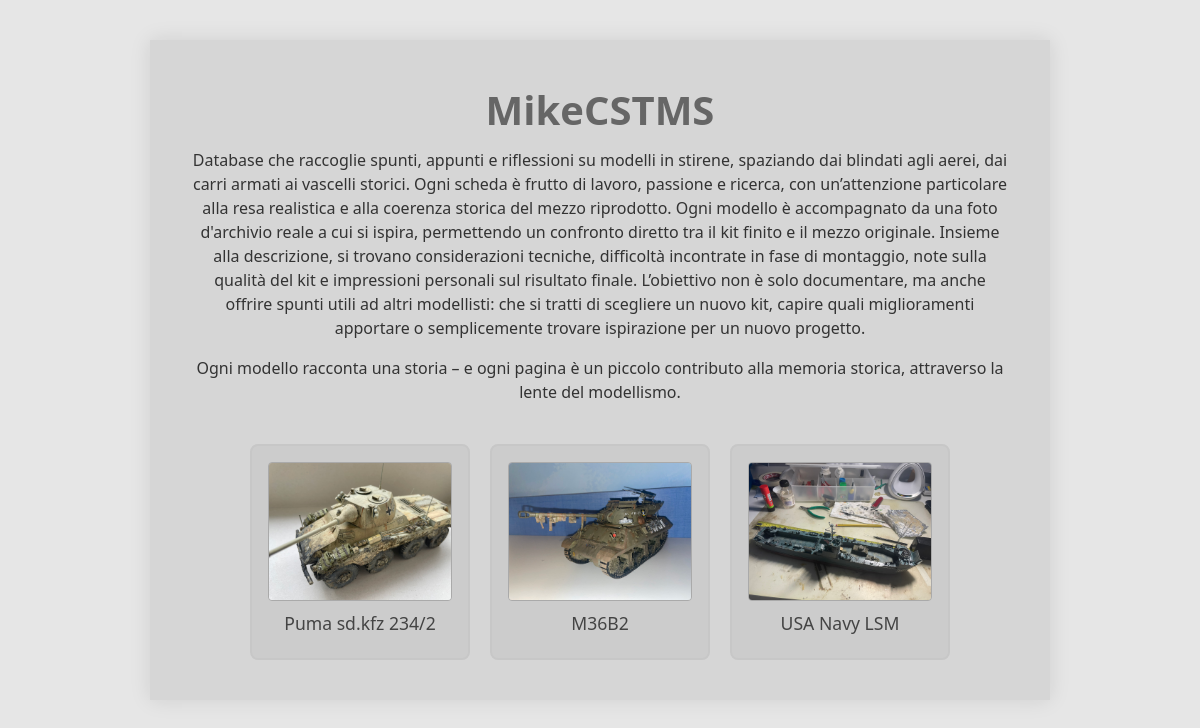
The page / on the database its author committed.
### tables this page shows
CREATE TABLE `modello` (
  `id` int(100) NOT NULL,
  `nome` varchar(30) NOT NULL COMMENT 'nome veicolo',
  `dati` varchar(50) NOT NULL COMMENT 'produttore e scala',
  `descrizione` varchar(2000) NOT NULL,
  `immagine1` varchar(100) NOT NULL COMMENT 'immagine modello',
  `immagine2` varchar(100) NOT NULL COMMENT 'immagine vera'
);

### index.php (the view, shortened to what this page needs)
<!DOCTYPE html>
<html class="main" data-bs-theme="light">
<head>
        <link href="https://cdn.jsdelivr.net/npm/bootstrap@5.3.3/dist/css/bootstrap.min.css" rel="stylesheet">
            <link rel="stylesheet" href="style.css">
      <link rel="stylesheet" href="blocco.css">
    </head>
<body>
        <div class="container">
<p class="titolo">MikeCSTMS</p>
<p class="sottotitolo">Database che raccoglie spunti, appunti e riflessioni su modelli in stirene, spaziando dai blindati agli aerei, dai carri armati ai vascelli storici. Ogni scheda è frutto di lavoro, passione e ricerca, con un’attenzione particolare alla resa realistica e alla coerenza storica del mezzo riprodotto. Ogni modello è accompagnato da una foto d'archivio reale a cui si ispira, permettendo un confronto diretto tra il kit finito e il mezzo originale. Insieme alla descrizione, si trovano considerazioni tecniche, difficoltà incontrate in fase di montaggio, note sulla qualità del kit e impressioni personali sul risultato finale. L’obiettivo non è solo documentare, ma anche offrire spunti utili ad altri modellisti: che si tratti di scegliere un nuovo kit, capire quali miglioramenti apportare o semplicemente trovare ispirazione per un nuovo progetto.</p> <p class="sottotitolo"> Ogni modello racconta una storia – e ogni pagina è un piccolo contributo alla memoria storica, attraverso la lente del modellismo.</p>
<?php
    $db_host = "localhost";
    $db_user = "root";
    $db_password = "root";
    $db_name = "modellismo";
        $myconn = new mysqli($db_host, $db_user, $db_password, $db_name);
                if ($myconn -> connect_errno) {
                    echo "<p>Failed to connect to MySQL: $myconn->connect_error</p>";
                    exit();
                }else{
                    $mia_query = "SELECT id, nome, immagine1 FROM modello";
                    $result = $myconn->query($mia_query);
                    $numrows = $result->num_rows;
                    if ($result) {
                        echo '<div class="card-container">';
                        for ($i=0; $i<$numrows; $i++){
                            $resrow = $result->fetch_row();
                            $id = $resrow[0];
                            $nome = $resrow[1];
                            $foto = $resrow[2];
                            echo '<div class="card">';
                            echo "<a href='modello.php?id=$id'>";
                            echo "<img src='assets/$foto' alt='$nome'>";
                            echo "<h3>$nome</h3>";
                            echo "</a>";
                            echo "</div>";
                        }
                                    echo '</div>';
                    }
                }
    ?>
        </div>
</body>
</html>

### style.css (style rules this page uses)
* { box-sizing: border-box; margin: 0; padding: 0; }
body { font-family: 'Segoe UI', sans-serif; background-color: #e6e6e6; color: #333; min-height: 100vh; }
.container { max-width: 900px; margin: 40px auto; padding: 40px; background-color: #d6d6d6; box-shadow: 0 0 20px rgba(0, 0, 0, 0.1); }
.titolo { font-size: 2.5rem; margin-bottom: 0.2em; font-weight: bold; color: #666; text-align: center; }
.sottotitolo { text-align: center; }

### blocco.css (style rules this page uses)
.card-container { display: flex; flex-wrap: wrap; justify-content: center; gap: 20px; margin-top: 40px; }
.card { background-color: #ccc; border: 2px solid #c7c7c7; border-radius: 8px; width: 220px; padding: 16px; text-align: center; transition: transform 0.2s ease; }
.card img { width: 100%; height: auto; border-radius: 4px; border: 1px solid #aaa; margin-bottom: 12px; }
.card h3 { font-size: 1.1rem; color: #444; margin-bottom: 0.5em; }
.card a { text-decoration: none; }

### rows shown on the page
modello: immagine1 (picture), nome "Puma sd.kfz 234/2"
modello: immagine1 (picture), nome "M36B2"
modello: immagine1 (picture), nome "USA Navy LSM"
